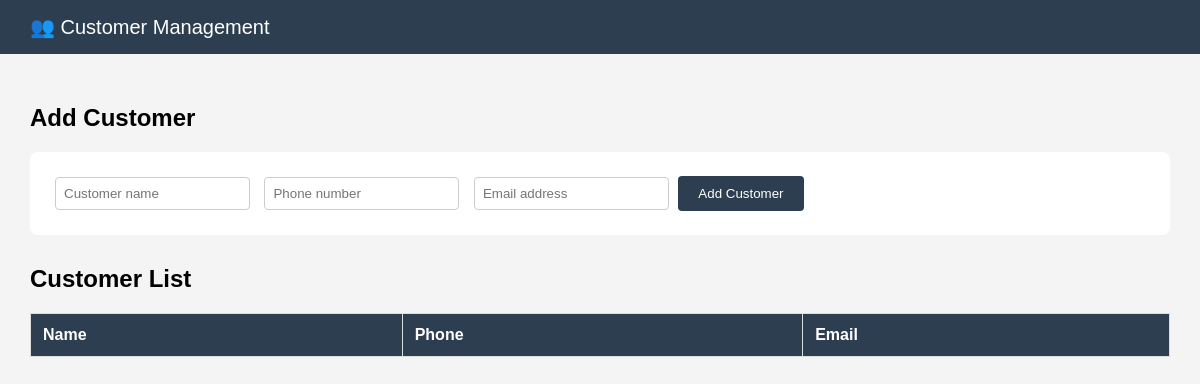
The page /customers on the database as committed earlier.
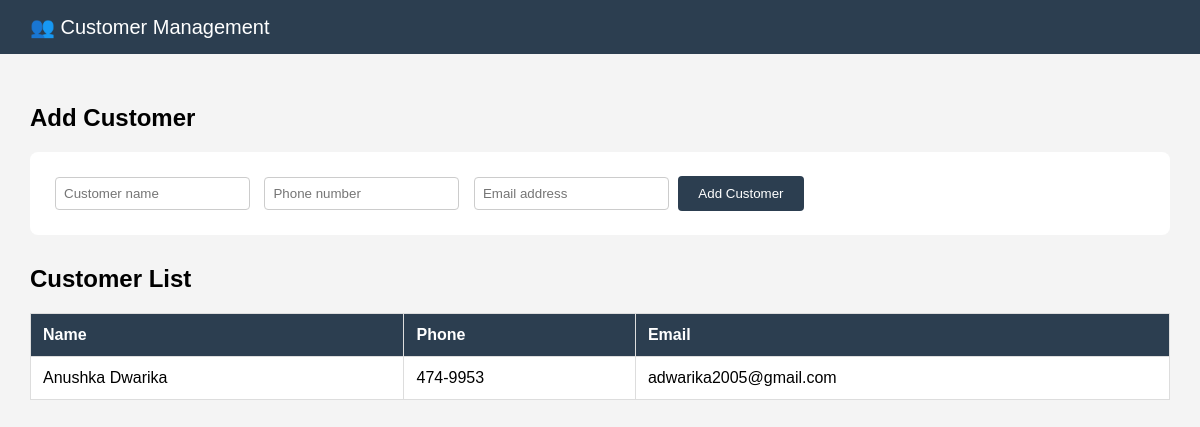
The same page on the database as committed later.
### app.py (models this page shows, shortened)
class Customer(db.Model):
    id = db.Column(db.Integer, primary_key=True)
    name = db.Column(db.String(100), nullable=False)
    phone = db.Column(db.String(20))
    email = db.Column(db.String(100))

### app.py (the view)
@app.route('/customers')
def customers():
    all_customers = Customer.query.all()
    return render_template('customers.html', customers=all_customers)

### templates/customers.html (shortened to what this page needs)
<!DOCTYPE html>
<html>
<head>
</head>
<body>
    <div class="navbar">👥 Customer Management</div>
    <div class="container">
        <h2>Add Customer</h2>
        <form method="POST" action="/customers/add">
            <input type="text" name="name" placeholder="Customer name" required>
            <input type="text" name="phone" placeholder="Phone number">
            <input type="email" name="email" placeholder="Email address">
            <button type="submit">Add Customer</button>
        </form>
        <h2>Customer List</h2>
        <table>
            <tr>
                <th>Name</th><th>Phone</th><th>Email</th>
            </tr>
            {% for customer in customers %}
            <tr>
                <td>{{ customer.name }}</td>
                <td>{{ customer.phone }}</td>
                <td>{{ customer.email }}</td>
            </tr>
            {% endfor %}
        </table>
    </div>
</body>
</html>

Rows that differ between the two databases and show on the page:
added Customer: name "Anushka Dwarika", phone "474-9953", email "adwarika2005@gmail.com"
